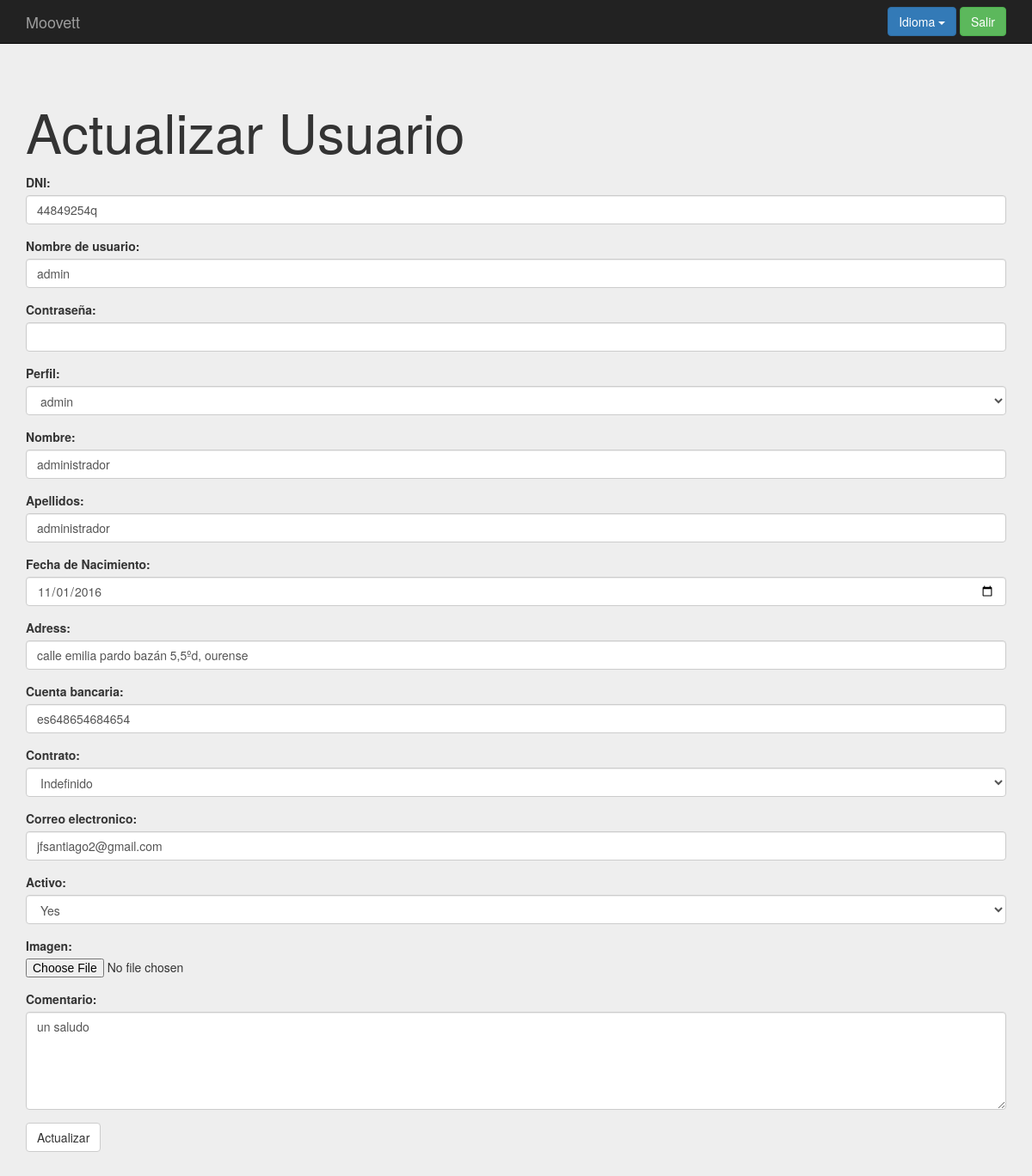
The page /index.php?controller=user&action=edit&id=1 (signed in) on the database as committed earlier.
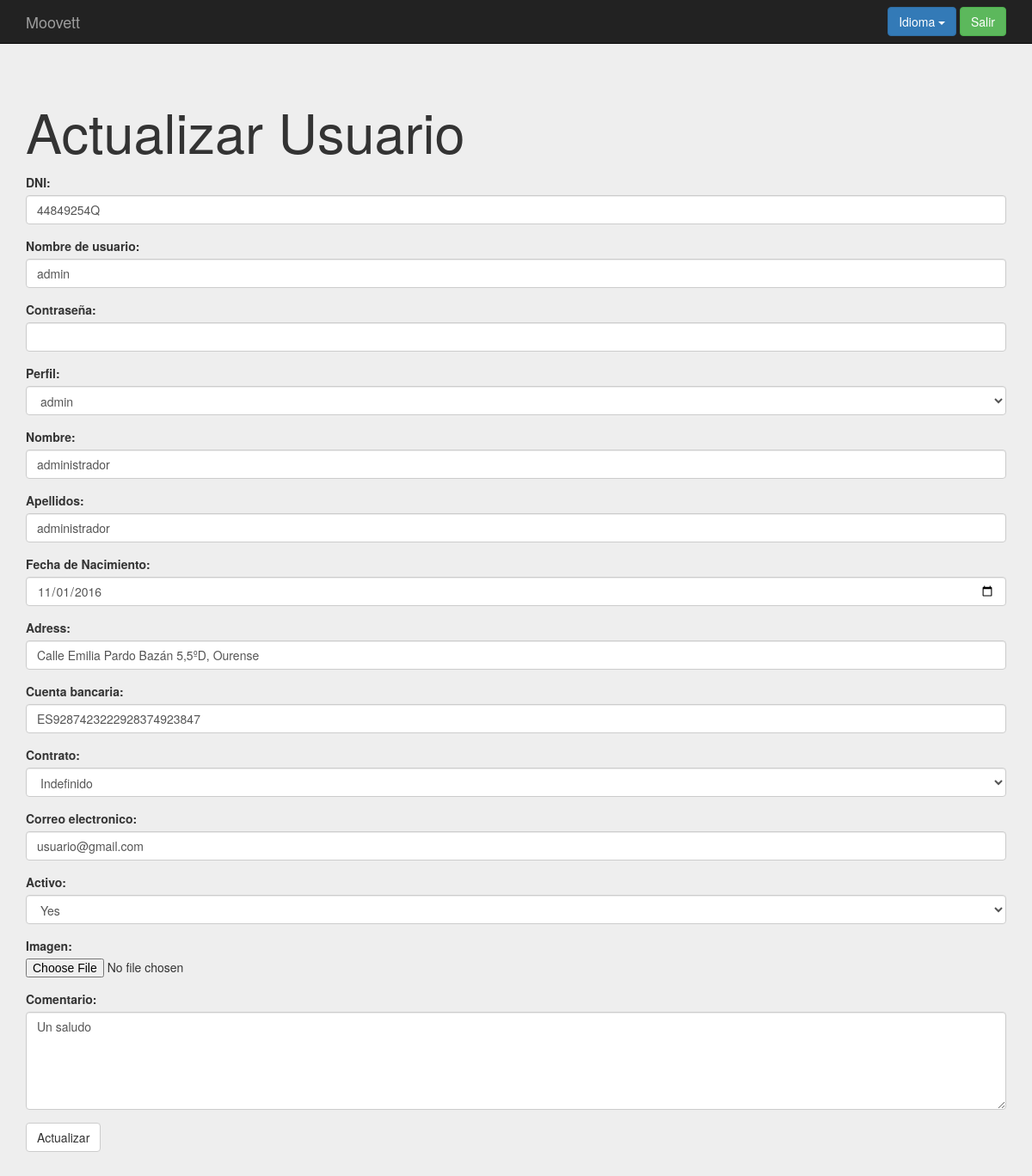
The same page on the database as committed later.
### tables this page shows
create table `user` (
`id` int(11) not null,
  `dni` varchar(9) not null,
  `username` varchar(25) not null,
  `name` varchar(15) not null,
  `surname` varchar(40) not null,
  `fecha_nac` date not null,
  `direccion` varchar(50) not null,
  `comentario` varchar(500) default null,
  `num_cuenta` varchar(24) not null,
  `tipo_contrato` varchar(20) not null,
  `email` varchar(40) not null,
  `foto` varchar(50) not null,
  `activo` tinyint(1) not null default '1',
  `passwd` varchar(15) default null,
  `profile` varchar(25) default null
);

### core/ViewManager.php (called while the page is built, shortened)
<?php
class ViewManager {
    private $variables = array();
    public function setVariable($varname, $value, $flash=false) {
        $this->variables[$varname] = $value;
    }
    public function getVariable($varname, $default=NULL) {
        if (!isset($this->variables[$varname])) {
            return $default;
        }
        return $this->variables[$varname];
    }
    public function render($controller, $viewname) {
        include(__DIR__."/../Views/$controller/$viewname.php");
    }
    private static $viewmanager_singleton = NULL;
    public static function getInstance() {
        if (self::$viewmanager_singleton == null) {
            self::$viewmanager_singleton = new ViewManager();
        }
        return self::$viewmanager_singleton;
    }
}

### Controllers/USER_Controller.php (called while the page is built, shortened)
<?php
require_once(__DIR__."/../core/ViewManager.php");
require_once(__DIR__."/../core/I18n.php");
require_once(__DIR__."/../Models/User.php");
require_once(__DIR__."/../Models/USER_Model.php");
class USER_Controller extends BaseController {
    private $userMapper;
    public function __construct() {
        $this->userMapper = new USER_Model();
        $this->view->setLayout("default");
    }
    public function edit() {
        $userid = $_REQUEST["id"];
        $user = $this->userMapper->fetch($userid);
        $profileMapper = new PROFILE_Model();
        $profiles = $profileMapper->fetch_all();
        $this->view->setVariable("user", $user);
        $this->view->setVariable("profiles", $profiles);
        $this->view->render("user", "USER_EDIT_Vista");
    }
}

### index.php (called while the page is built, shortened)
<?php
function run() {
    try{
        $controller = loadController($_GET["controller"]);
        $actionName = $_GET["action"];
        $controller->$actionName();
    } catch(Exception $ex) {
        die($ex->getMessage());
  }
}
function loadController($controllerName) {
    return new $controllerClassName();
}
run();
?>

### core/I18n.php (called while the page is built, shortened)
<?php
class I18n {
  private $messages;
  public function setLanguage($language) {
    $this->messages = $i18n_messages;
  }
  public function i18n($key) {
    if (isset($this->messages[$key])){
      return $this->messages[$key];
    }else{
      return $key;
    }
  }
  private static $i18n_singleton = null;
  public static function getInstance() {
    if (self::$i18n_singleton == NULL) {
      self::$i18n_singleton = new I18n();
    }
    return self::$i18n_singleton;
  }
}
function i18n($key) {
  return I18n::getInstance()->i18n($key);
}

### Models/User.php (called while the page is built, shortened)
<?php
class User {
    private $dni;
    private $username;
    private $name;
    private $surname;
    private $fecha_nac;
    private $direccion;
    private $comentario;
    private $num_cuenta;
    private $email;
    public function __construct($id=NULL, $profile=NULL, $dni=NULL, $username=NULL, $name=NULL, $surname=NULL,
                                $fecha_nac=NULL, $direccion=NULL, $comentario=NULL, $num_cuenta=NULL, $tipo_contrato=NULL,
                                $email=NULL, $foto=NULL, $activo=NULL, $passwd=NULL) {
     $this->dni = $dni;
     $this->username = $username;
     $this->name = $name;
     $this->surname = $surname;
     $this->fecha_nac = $fecha_nac;
     $this->direccion = $direccion;
     $this->comentario = $comentario;
     $this->num_cuenta = $num_cuenta;
     $this->email = $email;
    }
    public function getDni(){
        return $this->dni;
    }
    public function getUsername() {
        return $this->username;
    }
    public function setUsername($username) {
        $this->username = $username;
    }
    public function getName(){
        return $this->name;
    }
    public function getSurname(){
        return $this->surname;
    }
    public function getFechaNac(){
        return $this->fecha_nac;
    }
    public function getDireccion(){
        return $this->direccion;
    }
    public function getComentario(){
        return $this->comentario;
    }
    public function getNumCuenta(){
        return $this->num_cuenta;
    }
    public function getEmail() {
        return $this->email;
    }
}

### Models/USER_Model.php (called while the page is built, shortened)
<?php
require_once(__DIR__."/../core/PDOConnection.php");
class USER_Model {
    private $db;
    public function __construct() {
        $this->db = PDOConnection::getInstance();
    }
    public function fetch($userID){
        $sql = $this->db->prepare("SELECT * FROM user WHERE id=?");
        $sql->execute(array($userID));
        $user = $sql->fetch(PDO::FETCH_ASSOC);
        if($user != NULL) {
            return new User($user["id"], $user["profile"], $user["dni"], $user["username"], $user["name"],
                            $user["surname"],$user["fecha_nac"],$user["direccion"],$user["comentario"],
                            $user["num_cuenta"],$user["tipo_contrato"], $user["email"],$user["foto"],$user["activo"],NULL);
        } else {
            return NULL;
        }
    }
}

### core/PDOConnection.php (called while the page is built)
<?php
class PDOConnection {
    private static $dbhost = "127.0.0.1";
    private static $dbname = "moovett";
    private static $dbuser = "moovett";
    private static $dbpass = "moovett";
    private static $db_singleton = null;
    public static function getInstance() {
        if (self::$db_singleton == null) {
            self::$db_singleton = new PDO(
                "mysql:host=".self::$dbhost.";dbname=".self::$dbname.";charset=utf8",
                self::$dbuser,
                self::$dbpass,
                array(
                    PDO::ATTR_EMULATE_PREPARES => false,
                    PDO::ATTR_ERRMODE => PDO::ERRMODE_EXCEPTION
                )
            );
        }
        return self::$db_singleton;
    }
}
?>

### Models/PERMISSION_Model.php (called while the page is built, shortened)
<?php
require_once(__DIR__."/../core/PDOConnection.php");
class PERMISSION_Model {
    private $db;
    public function __construct() {
        $this->db = PDOConnection::getInstance();
    }
    private function checkProfilePerms($profile, $controllername, $actionname) {
        $join = "SELECT count(p.id) from permission as p, profile_perms as pp, profile as pr WHERE p.id=pp.permission AND pp.profile=pr.id AND pr.profilename=? AND p.controller=? AND p.action=?";
        $sql = $this->db->prepare($join);
        $sql->execute(array($profile, $controllername, $actionname));
        if ($sql->fetchColumn() > 0) {
            return true;
        }
        return false;
    }
}

### Views/user/USER_EDIT_Vista.php (the view, shortened to what the changed rows need)
<?php
require_once(__DIR__."/../../core/ViewManager.php");
$view = ViewManager::getInstance();
$view->setVariable("title", "Update User");
$user = $view->getVariable("user");
$date_array=getDate();
$date = $date_array['year']. "-" .$date_array['mon']. "-" .$date_array['mday'];
?>
<div class="jumbotron">
    <div class="container">
      <h1><?= i18n("Update User")?></h1>
      <form action="index.php?controller=user&amp;action=edit" method="POST" enctype="multipart/form-data">
        <div class="form-group">
          <label><?= i18n("DNI") ?>:</label>
          <input type="text" name="dni" class="form-control" value="<?= $user->getDni()?>"  minlength="9" maxlength="9" required="required" pattern="(([X-Z]{1})([-]?)(\d{7})([-]?)([A-Z]{1}))|((\d{8})([-]?)([A-Z]{1}))" >
        </div>
        <div class="form-group">
          <label><?= i18n("Username") ?>:</label>
           <input type="text" name="username" class="form-control" value="<?= $user->getUsername()?>" minlength="5" maxlength="14">
        </div>
        <div class="form-group">
          <label><?= i18n("Name") ?>:</label>
           <input type="text" name="name" class="form-control" value="<?= $user->getName()?>"  pattern="[a-zA-ZñÑáéíóúÁÉÍÓÚ\s]+">
        </div>
        <div class="form-group">
          <label><?= i18n("Surname") ?>:</label>
           <input type="text" name="surname" class="form-control" value="<?= $user->getSurname()?>"  pattern="[a-zA-ZñÑáéíóúÁÉÍÓÚ\s]+">
        </div>
        <div class="form-group">
          <label><?= i18n("Birthdate") ?>:</label>
           <input type="date" name="fecha_nac" class="form-control" value="<?= $user->getFechaNac()?>" max="<?= $date?>">
        </div>
        <div class="form-group">
          <label><?= i18n("Adress") ?>:</label>
           <input type="text" name="direccion" class="form-control" value="<?= $user->getDireccion()?>">
        </div>
        <div class="form-group">
          <label><?= i18n("Bank account") ?>:</label>
           <input type="text" name="num_cuenta" class="form-control" value="<?= $user->getNumCuenta()?>" minlength="24" maxlength="24" pattern="(ES[0-9]{22})">
        </div>
        <div class="form-group">
          <label><?= i18n("Email") ?>:</label>
           <input type="email" name="email" class="form-control" value="<?= $user->getEmail()?>">
        </div>
        <div class="form-group">
          <label><?= i18n("Comment") ?>:</label>
           <textarea name="comentario" rows="5" class="form-control"><?= $user->getComentario()?></textarea>
        </div>
      </form>
      </div>
</div>

Rows that differ between the two databases and show on the page:
changed user "admin": dni "44849254q" → "44849254Q"; direccion "calle emilia pardo bazán 5,5ºd, ourense" → "Calle Emilia Pardo Bazán 5,5ºD, Ourense"; num_cuenta "es648654684654" → "ES9287423222928374923847"; email "jfsantiago2@gmail.com" → "usuario@gmail.com"; comentario "un saludo" → "Un saludo"
